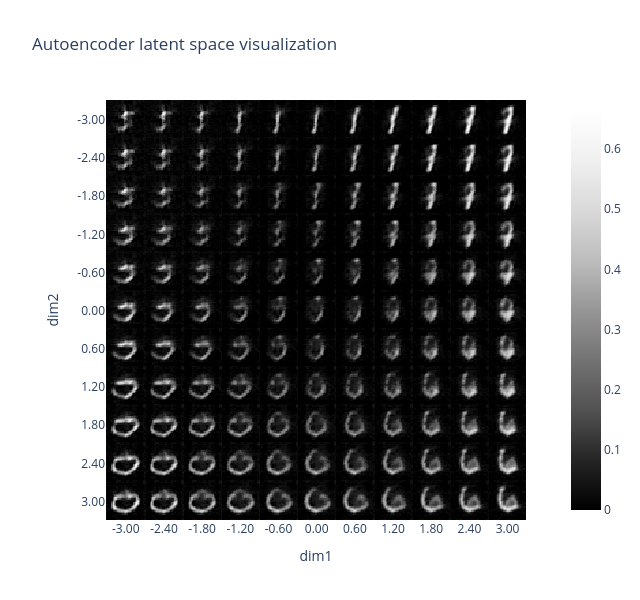

Notebook cell for this chart:
### Markdown cell above
## Latent space of an autoencoder
We can try and plot the outputs produced by the decoder over a range. The code below does this (you might have to adjust it slightly depending on how you've implemented your autoencoder):

### Code cell
def create_grid_of_latents(
    model: nn.Module,
    interpolation_range: tuple[float, float] = (-1, 1),
    n_points: int = 11,
    dims: tuple[int, int] = (0, 1),
) -> Float[Tensor, "rows_x_cols latent_dims"]:
    """Create a tensor of zeros which varies along the 2 specified dimensions of the latent space."""
    grid_latent = t.zeros(n_points, n_points, model.latent_dim_size, device=device)
    x = t.linspace(*interpolation_range, n_points)
    grid_latent[..., dims[0]] = x.unsqueeze(-1)  # rows vary over dim=0
    grid_latent[..., dims[1]] = x  # cols vary over dim=1
    return grid_latent.flatten(0, 1)  # flatten over (rows, cols) into a single batch dimension


grid_latent = create_grid_of_latents(autoencoder, interpolation_range=(-3, 3))
output = autoencoder.decoder(grid_latent)
utils.visualise_output(output, grid_latent, title="Autoencoder latent space visualization")

### Figure 1 — Plotly figure (JSON) as saved in the notebook; plotly's stock layout.template omitted (floating-point values rounded to 4 significant figures; data arrays with more than 128 entries replaced by an {"elided": "..."} marker saying what was removed)
{"data": [{"coloraxis": "coloraxis", "hovertemplate": "x: %{x}<br>y: %{y}<br>color: %{z}<extra></extra>", "name": "0", "type": "heatmap", "xaxis": "x", "yaxis": "y", "z": {"elided": "308x308 float values"}}], "layout": {"coloraxis": {"autocolorscale": false, "colorscale": [[0, "rgb(0,0,0)"], [0.125, "rgb(37,37,37)"], [0.25, "rgb(82,82,82)"], [0.375, "rgb(115,115,115)"], [0.5, "rgb(150,150,150)"], [0.625, "rgb(189,189,189)"], [0.75, "rgb(217,217,217)"], [0.875, "rgb(240,240,240)"], [1, "rgb(255,255,255)"]]}, "height": 600, "title": {"text": "Autoencoder latent space visualization"}, "width": 640, "xaxis": {"anchor": "y", "constrain": "domain", "domain": [0, 1], "scaleanchor": "y", "tickmode": "array", "ticktext": ["-3.00", "-2.40", "-1.80", "-1.20", "-0.60", "0.00", "0.60", "1.20", "1.80", "2.40", "3.00"], "tickvals": [14, 42, 70, 98, 126, 154, 182, 210, 238, 266, 294], "title": {"text": "dim1"}}, "yaxis": {"anchor": "x", "autorange": "reversed", "constrain": "domain", "domain": [0, 1], "tickmode": "array", "ticktext": ["-3.00", "-2.40", "-1.80", "-1.20", "-0.60", "0.00", "0.60", "1.20", "1.80", "2.40", "3.00"], "tickvals": [14, 42, 70, 98, 126, 154, 182, 210, 238, 266, 294], "title": {"text": "dim2"}}}}
